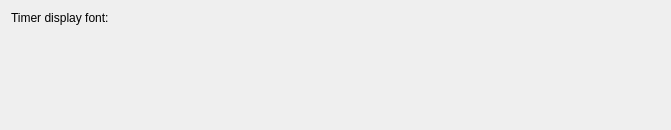
<?xml version="1.0" encoding="UTF-8"?>
<ui version="4.0">
 <class>FontSettings</class>
 <widget class="QWidget" name="FontSettings">
  <property name="geometry">
   <rect>
    <x>0</x>
    <y>0</y>
    <width>671</width>
    <height>130</height>
   </rect>
  </property>
  <property name="windowTitle">
   <string>Form</string>
  </property>
  <layout class="QGridLayout" name="gridLayout_2">
   <item row="0" column="0">
    <widget class="QLabel" name="label">
     <property name="text">
      <string>Timer display font: </string>
     </property>
     <property name="alignment">
      <set>Qt::AlignLeading|Qt::AlignLeft|Qt::AlignVCenter</set>
     </property>
    </widget>
   </item>
   <item row="0" column="1">
    <widget class="KFontRequester" name="kcfg_displayFont">
     <property name="font">
      <font>
       <family>Sans Serif</family>
       <pointsize>54</pointsize>
       <weight>50</weight>
       <italic>false</italic>
       <bold>false</bold>
      </font>
     </property>
    </widget>
   </item>
   <item row="1" column="1">
    <spacer name="verticalSpacer">
     <property name="orientation">
      <enum>Qt::Vertical</enum>
     </property>
     <property name="sizeHint" stdset="0">
      <size>
       <width>20</width>
       <height>40</height>
      </size>
     </property>
    </spacer>
   </item>
  </layout>
 </widget>
 <customwidgets>
  <customwidget>
   <class>KFontRequester</class>
   <extends>QWidget</extends>
   <header>kfontrequester.h</header>
  </customwidget>
 </customwidgets>
 <resources/>
 <connections/>
</ui>
